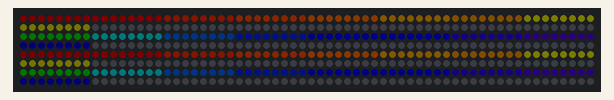
Bench run of a program on a simulated ESP32. On the bench: 64×8 RGB LED matrix (first LED top left, wired row by row). Dim RGB values are drawn brighter than linear.

Above: at 0.16 s.
At 5.26 s:
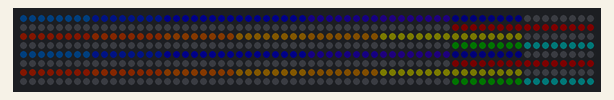
At 10.04 s:
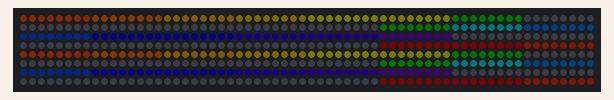
At 19.93 s:
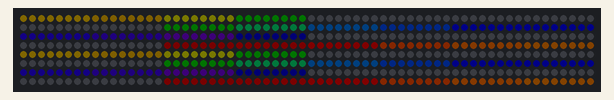
At 28.86 s:
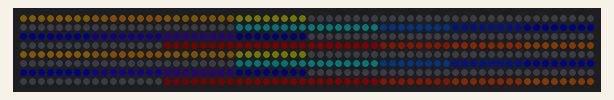
At 39.7 s:
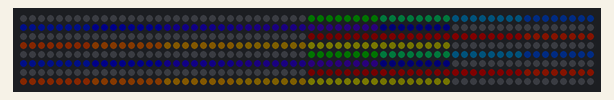

The program:

main.cpp
```cpp
#include <FastLED.h>

#define DATA_PIN  25   // Atom Lite G25
#define NUM_LEDS  512
#define WIDTH     64
#define HEIGHT    8

CRGB leds[NUM_LEDS];
uint8_t hueOffset = 0;

void setup() {
  FastLED.addLeds<WS2812B, DATA_PIN, GRB>(leds, NUM_LEDS);
  FastLED.setBrightness(10);
  FastLED.setMaxPowerInVoltsAndMilliamps(5, 2500);
}

void loop() {
  for (int x = 0; x < WIDTH; x++) {
    uint8_t hue = hueOffset + x * 8;
    uint8_t brightness = sin8(hueOffset * 2 + x * 16);
    for (int y = 0; y < HEIGHT; y++) {
      int i = x * HEIGHT + y;
      leds[i] = CHSV(hue, 255, brightness);
    }
  }
  FastLED.show();
  hueOffset++;
  delay(20);
}
```
